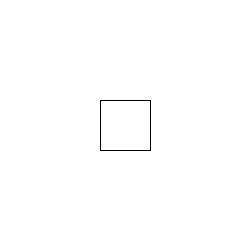
Frame 1 (no input)
Frame 60 (the mouse pressed at the canvas centre just before this capture): identical to frame 1, image omitted
Frame 120 (the mouse held since frame 60 and released just before this capture): identical to frame 1, image omitted

The Processing sketch that drew this single still picture (run headless with seeded random() and noise(); from frame 60 on, the mouse is pressed at the canvas centre):

// Processing sketch: processing_163383
// ── processing_163383.pde

int counter;

void setup() {  //setup function called initially, only once
  size(250, 250);
  background(255);  //set background white
}

void draw() {  //draw function loops 
  if(keyPressed == true) { 
    ellipse(100, 100, 100, 100);
} else {
  rect(100, 100, 50, 50);
  }
}
